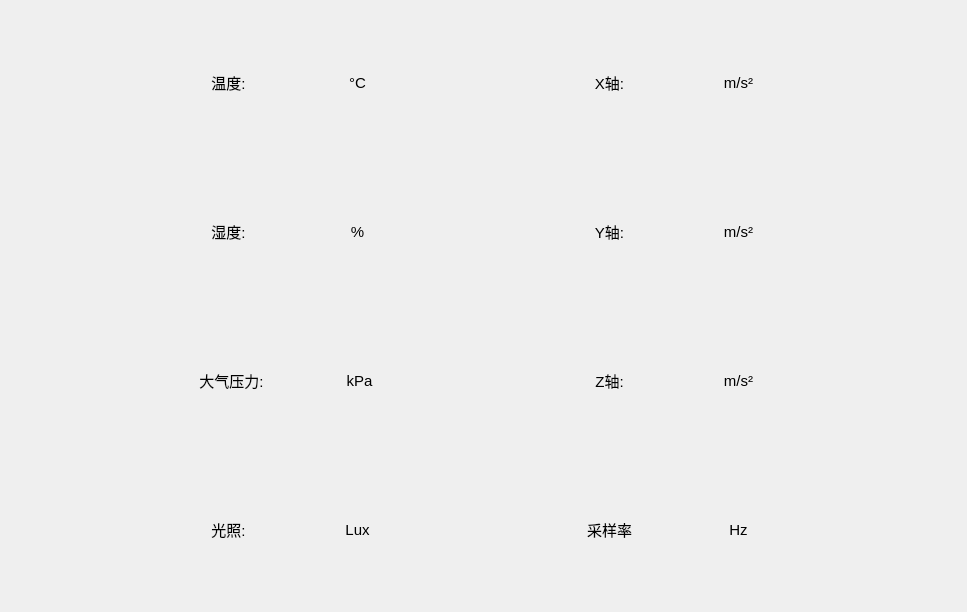
<?xml version="1.0" encoding="UTF-8"?>
<ui version="4.0">
 <class>DataWid</class>
 <widget class="QWidget" name="DataWid">
  <property name="geometry">
   <rect>
    <x>0</x>
    <y>0</y>
    <width>967</width>
    <height>612</height>
   </rect>
  </property>
  <property name="windowTitle">
   <string>Form</string>
  </property>
  <layout class="QGridLayout" name="gridLayout">
   <item row="1" column="3">
    <layout class="QHBoxLayout" name="horizontalLayout_6">
     <item>
      <widget class="QLabel" name="label_16">
       <property name="font">
        <font>
         <pointsize>11</pointsize>
        </font>
       </property>
       <property name="text">
        <string>Y轴:</string>
       </property>
       <property name="alignment">
        <set>Qt::AlignCenter</set>
       </property>
      </widget>
     </item>
     <item>
      <widget class="QLabel" name="YLabel">
       <property name="font">
        <font>
         <pointsize>11</pointsize>
        </font>
       </property>
       <property name="text">
        <string/>
       </property>
       <property name="alignment">
        <set>Qt::AlignCenter</set>
       </property>
      </widget>
     </item>
     <item>
      <widget class="QLabel" name="label_18">
       <property name="font">
        <font>
         <pointsize>11</pointsize>
        </font>
       </property>
       <property name="text">
        <string>m/s²</string>
       </property>
       <property name="alignment">
        <set>Qt::AlignCenter</set>
       </property>
      </widget>
     </item>
    </layout>
   </item>
   <item row="0" column="3">
    <layout class="QHBoxLayout" name="horizontalLayout_5" stretch="1,1,1">
     <item>
      <widget class="QLabel" name="label_13">
       <property name="font">
        <font>
         <pointsize>11</pointsize>
        </font>
       </property>
       <property name="text">
        <string>X轴:</string>
       </property>
       <property name="alignment">
        <set>Qt::AlignCenter</set>
       </property>
      </widget>
     </item>
     <item>
      <widget class="QLabel" name="XLabel">
       <property name="font">
        <font>
         <pointsize>11</pointsize>
        </font>
       </property>
       <property name="text">
        <string/>
       </property>
       <property name="alignment">
        <set>Qt::AlignCenter</set>
       </property>
      </widget>
     </item>
     <item>
      <widget class="QLabel" name="label_15">
       <property name="font">
        <font>
         <pointsize>11</pointsize>
        </font>
       </property>
       <property name="text">
        <string>m/s²</string>
       </property>
       <property name="alignment">
        <set>Qt::AlignCenter</set>
       </property>
      </widget>
     </item>
    </layout>
   </item>
   <item row="1" column="1">
    <layout class="QHBoxLayout" name="horizontalLayout_2">
     <item>
      <widget class="QLabel" name="label_4">
       <property name="font">
        <font>
         <pointsize>11</pointsize>
        </font>
       </property>
       <property name="text">
        <string>湿度:</string>
       </property>
       <property name="alignment">
        <set>Qt::AlignCenter</set>
       </property>
      </widget>
     </item>
     <item>
      <widget class="QLabel" name="humiLabel">
       <property name="font">
        <font>
         <pointsize>11</pointsize>
        </font>
       </property>
       <property name="text">
        <string/>
       </property>
       <property name="alignment">
        <set>Qt::AlignCenter</set>
       </property>
      </widget>
     </item>
     <item>
      <widget class="QLabel" name="label_6">
       <property name="font">
        <font>
         <pointsize>11</pointsize>
        </font>
       </property>
       <property name="text">
        <string>%</string>
       </property>
       <property name="alignment">
        <set>Qt::AlignCenter</set>
       </property>
      </widget>
     </item>
    </layout>
   </item>
   <item row="0" column="2">
    <spacer name="horizontalSpacer">
     <property name="orientation">
      <enum>Qt::Horizontal</enum>
     </property>
     <property name="sizeHint" stdset="0">
      <size>
       <width>40</width>
       <height>20</height>
      </size>
     </property>
    </spacer>
   </item>
   <item row="2" column="1">
    <layout class="QHBoxLayout" name="horizontalLayout_3">
     <item>
      <widget class="QLabel" name="label_7">
       <property name="font">
        <font>
         <pointsize>11</pointsize>
        </font>
       </property>
       <property name="text">
        <string>大气压力:</string>
       </property>
       <property name="alignment">
        <set>Qt::AlignCenter</set>
       </property>
      </widget>
     </item>
     <item>
      <widget class="QLabel" name="pressLabel">
       <property name="font">
        <font>
         <pointsize>11</pointsize>
        </font>
       </property>
       <property name="text">
        <string/>
       </property>
       <property name="alignment">
        <set>Qt::AlignCenter</set>
       </property>
      </widget>
     </item>
     <item>
      <widget class="QLabel" name="label_9">
       <property name="font">
        <font>
         <pointsize>11</pointsize>
        </font>
       </property>
       <property name="text">
        <string>kPa</string>
       </property>
       <property name="alignment">
        <set>Qt::AlignCenter</set>
       </property>
      </widget>
     </item>
    </layout>
   </item>
   <item row="3" column="1">
    <layout class="QHBoxLayout" name="horizontalLayout_4">
     <item>
      <widget class="QLabel" name="label_10">
       <property name="font">
        <font>
         <pointsize>11</pointsize>
        </font>
       </property>
       <property name="text">
        <string>光照:</string>
       </property>
       <property name="alignment">
        <set>Qt::AlignCenter</set>
       </property>
      </widget>
     </item>
     <item>
      <widget class="QLabel" name="lightLabel">
       <property name="font">
        <font>
         <pointsize>11</pointsize>
        </font>
       </property>
       <property name="text">
        <string/>
       </property>
       <property name="alignment">
        <set>Qt::AlignCenter</set>
       </property>
      </widget>
     </item>
     <item>
      <widget class="QLabel" name="label_12">
       <property name="font">
        <font>
         <pointsize>11</pointsize>
        </font>
       </property>
       <property name="text">
        <string>Lux</string>
       </property>
       <property name="alignment">
        <set>Qt::AlignCenter</set>
       </property>
      </widget>
     </item>
    </layout>
   </item>
   <item row="2" column="3">
    <layout class="QHBoxLayout" name="horizontalLayout_7">
     <item>
      <widget class="QLabel" name="label_19">
       <property name="font">
        <font>
         <pointsize>11</pointsize>
        </font>
       </property>
       <property name="text">
        <string>Z轴:</string>
       </property>
       <property name="alignment">
        <set>Qt::AlignCenter</set>
       </property>
      </widget>
     </item>
     <item>
      <widget class="QLabel" name="ZLabel">
       <property name="font">
        <font>
         <pointsize>11</pointsize>
        </font>
       </property>
       <property name="text">
        <string/>
       </property>
       <property name="alignment">
        <set>Qt::AlignCenter</set>
       </property>
      </widget>
     </item>
     <item>
      <widget class="QLabel" name="label_21">
       <property name="font">
        <font>
         <pointsize>11</pointsize>
        </font>
       </property>
       <property name="text">
        <string>m/s²</string>
       </property>
       <property name="alignment">
        <set>Qt::AlignCenter</set>
       </property>
      </widget>
     </item>
    </layout>
   </item>
   <item row="0" column="0">
    <spacer name="horizontalSpacer_2">
     <property name="orientation">
      <enum>Qt::Horizontal</enum>
     </property>
     <property name="sizeHint" stdset="0">
      <size>
       <width>40</width>
       <height>20</height>
      </size>
     </property>
    </spacer>
   </item>
   <item row="3" column="3">
    <layout class="QHBoxLayout" name="horizontalLayout_8">
     <item>
      <widget class="QLabel" name="label_22">
       <property name="font">
        <font>
         <pointsize>11</pointsize>
        </font>
       </property>
       <property name="text">
        <string>采样率</string>
       </property>
       <property name="alignment">
        <set>Qt::AlignCenter</set>
       </property>
      </widget>
     </item>
     <item>
      <widget class="QLabel" name="rateLabel">
       <property name="font">
        <font>
         <pointsize>11</pointsize>
        </font>
       </property>
       <property name="text">
        <string/>
       </property>
       <property name="alignment">
        <set>Qt::AlignCenter</set>
       </property>
      </widget>
     </item>
     <item>
      <widget class="QLabel" name="label_24">
       <property name="font">
        <font>
         <pointsize>11</pointsize>
        </font>
       </property>
       <property name="text">
        <string>Hz</string>
       </property>
       <property name="alignment">
        <set>Qt::AlignCenter</set>
       </property>
      </widget>
     </item>
    </layout>
   </item>
   <item row="0" column="1">
    <layout class="QHBoxLayout" name="horizontalLayout" stretch="1,1,1">
     <item>
      <widget class="QLabel" name="label">
       <property name="font">
        <font>
         <pointsize>11</pointsize>
        </font>
       </property>
       <property name="text">
        <string>温度:</string>
       </property>
       <property name="alignment">
        <set>Qt::AlignCenter</set>
       </property>
      </widget>
     </item>
     <item>
      <widget class="QLabel" name="tempLabel">
       <property name="font">
        <font>
         <pointsize>11</pointsize>
        </font>
       </property>
       <property name="text">
        <string/>
       </property>
       <property name="alignment">
        <set>Qt::AlignCenter</set>
       </property>
      </widget>
     </item>
     <item>
      <widget class="QLabel" name="label_3">
       <property name="font">
        <font>
         <pointsize>11</pointsize>
        </font>
       </property>
       <property name="text">
        <string>°C</string>
       </property>
       <property name="alignment">
        <set>Qt::AlignCenter</set>
       </property>
      </widget>
     </item>
    </layout>
   </item>
   <item row="0" column="4">
    <spacer name="horizontalSpacer_3">
     <property name="orientation">
      <enum>Qt::Horizontal</enum>
     </property>
     <property name="sizeHint" stdset="0">
      <size>
       <width>40</width>
       <height>20</height>
      </size>
     </property>
    </spacer>
   </item>
  </layout>
 </widget>
 <resources/>
 <connections/>
</ui>
